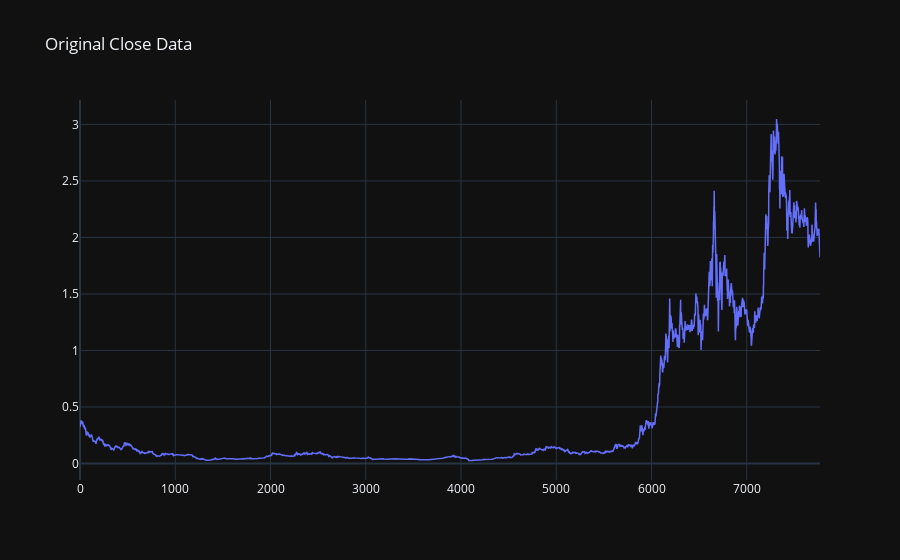

Write notebook code for a chart like this one.
### Code cell
# plot of close price movement over the time period
# plt.figure(figsize=(15, 7))
# plt.plot(close)
# plt.show()

fig = go.Figure()
fig.add_trace(go.Scatter(x=np.array(range(0, rows)), y=close,
                         mode='lines',
                         name='lines', line=dict(width=1.5)))
fig.update_layout(template="plotly_dark", title="Original Close Data")
fig.show()

### Figure 1 — Plotly figure (JSON) as saved in the notebook; plotly's stock layout.template omitted (floating-point values rounded to 4 significant figures; data arrays with more than 128 entries replaced by an {"elided": "..."} marker saying what was removed)
{"data": [{"line": {"width": 1.5}, "mode": "lines", "name": "lines", "type": "scatter", "x": {"elided": "7770 int values"}, "y": {"elided": "7770 float values"}}], "layout": {"title": {"text": "Original Close Data"}}}
